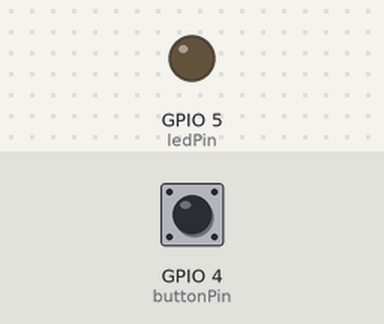
Recording of a sketch running on a simulated ESP32. Shown: output pins drawn as LEDs (lit = HIGH). The inputs (shaded band) are chosen by the test bench; at power-on: GPIO 4 (buttonPin) LOW. WiFi joins after 1.5 s; servers stay silent unless stated; what the sketch prints to the serial monitor is not drawn.

Above: at 2.7 s.
2.8 s: GPIO 4 (buttonPin) pulled HIGH for 0.15 s
At 3.5 s:
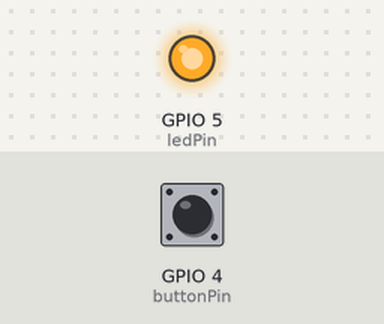
7.4 s: GPIO 4 (buttonPin) pulled HIGH for 1 s
At 8.2 s:
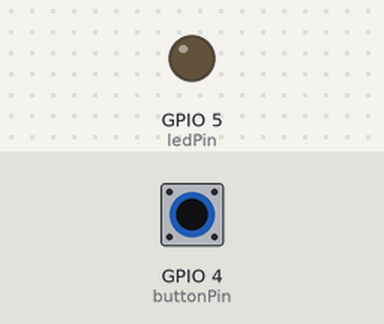
9.9 s: GPIO 4 (buttonPin) pulled HIGH for 3.2 s
At 11.3 s:
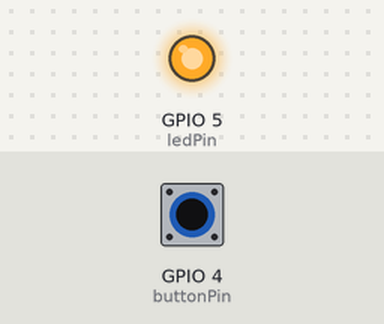
Timing chart, 0 to 12.9 s (numbered marks = the images above; inputs shaded):
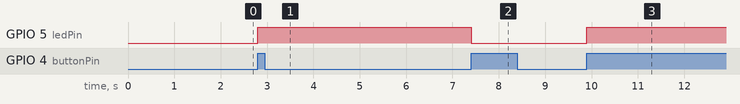

Measured:
- after the input at 2.8 s, GPIO 5 (ledPin): LOW → HIGH at once
- after the input at 7.4 s, GPIO 5 (ledPin): HIGH → LOW at once
- after the input at 9.9 s, GPIO 5 (ledPin): LOW → HIGH at once

The sketch:

02_led-button-web.ino
```cpp
#include <WiFi.h>

//
// Web server project globals

// Replace with your network credentials
const char* ssid = "network-name";
const char* password = "password";

WiFiServer server(80);

// Variable to store the HTTP request
String header;

// Current time
unsigned long currentTime = millis();
// Previous time
unsigned long previousTime = 0;
// Define timeout time in milliseconds (example: 2000ms = 2s)
const long timeoutTime = 2000;

//
// Button / light project globals

// set pin numbers
const int buttonPin = 4;  // the number of the pushbutton pin
const int ledPin =  5;    // the number of the LED pin

// variable for storing the pushbutton status
int buttonState = 0;

bool light_on = false;
bool handled = false;

void setup() {
  Serial.begin(115200);
  // initialize the pushbutton pin as an input
  pinMode(buttonPin, INPUT);
  // initialize the LED pin as an output
  pinMode(ledPin, OUTPUT);

  // wait for the Serial Monitor to be open
  while (!Serial) {
    delay(100);
  }

  // Connect to Wi-Fi network with SSID and password
  Serial.print("Connecting to ");
  Serial.println(ssid);
  WiFi.begin(ssid, password);
  while (WiFi.status() != WL_CONNECTED) {
    delay(500);
    Serial.print(".");
  }
  // Print local IP address and start web server
  Serial.println("");
  Serial.println("WiFi connected.");
  Serial.println("Web Server IP address: ");
  Serial.println(WiFi.localIP());
  server.begin();
}

// Handles the on-board button press.
void handleButtonPress() {
  // read the state of the pushbutton value
  buttonState = digitalRead(buttonPin);
  // check if the pushbutton is pressed.
  if (buttonState == HIGH) {
    if (!handled) {
      Serial.println("Handling button pressed.");
      light_on = !light_on;
      handled = true;
      digitalWrite(ledPin, light_on ? HIGH : LOW);
    }
    // turn LED on
  } else {
    if (handled) {
      Serial.println("Reset button handled state.");
      handled = false;
    }
  }
}

void displayPinState(WiFiClient client, int gpio_pin, bool state) {
  // Display current state, and ON/OFF buttons for GPIO <gpio_pin>
  client.println(String("<p>GPIO ") + String(gpio_pin) + String(" - Current State ") + String(state ? "ON" : "OFF") + String("</p>"));
  // If the output state is off, it displays the ON button
  if (state) {
    client.println(String("<p><a href=\"/") + String(gpio_pin) + String("/off\"><button class=\"button button2\">OFF</button></a></p>"));
  } else {
    client.println(String("<p><a href=\"/") + String(gpio_pin) + String("/on\"><button class=\"button\">ON</button></a></p>"));
  }
}

void handleStateChange(WiFiClient client, int gpio_pin) {
  if (header.indexOf(String("GET /") + String(gpio_pin) + String("/on")) >= 0) {
    Serial.println(String("GPIO ") + String(gpio_pin) + String(" on"));
    light_on = true;
    digitalWrite(gpio_pin, HIGH);
  } else if (header.indexOf(String("GET /") + String(gpio_pin) + String("/off")) >= 0) {
    Serial.println(String("GPIO ") + String(gpio_pin) + String(" off"));
    light_on = false;
    digitalWrite(gpio_pin, LOW);
  }
}

void loop() {
  WiFiClient client = server.available();   // Listen for incoming clients

  handleButtonPress();

  if (client) {                             // If a new client connects,
    currentTime = millis();
    previousTime = currentTime;
    Serial.println("New Client.");          // print a message out in the serial port
    Serial.println("Web Server IP address: ");
    Serial.println(WiFi.localIP());

    String currentLine = "";                // make a String to hold incoming data from the client
    while (client.connected() && currentTime - previousTime <= timeoutTime) {  // loop while the client's connected
      // Also handle the button press in this loop to not miss events.
      handleButtonPress();

      currentTime = millis();
      if (client.available()) {             // if there's bytes to read from the client,
        char c = client.read();             // read a byte, then
        Serial.write(c);                    // print it out the serial monitor
        header += c;
        if (c == '\n') {                    // if the byte is a newline character
          // if the current line is blank, you got two newline characters in a row.
          // that's the end of the client HTTP request, so send a response:
          if (currentLine.length() == 0) {
            // HTTP headers always start with a response code (e.g. HTTP/1.1 200 OK)
            // and a content-type so the client knows what's coming, then a blank line:
            client.println("HTTP/1.1 200 OK");
            client.println("Content-type:text/html");
            client.println("Connection: close");
            client.println();

            // turns the GPIOs on and off
            // Display the HTML web page
            client.println("<!DOCTYPE html><html>");
            client.println("<head><meta name=\"viewport\" content=\"width=device-width, initial-scale=1\">");
            client.println("<link rel=\"icon\" href=\"data:,\">");
            // CSS to style the on/off buttons
            // Feel free to change the background-color and font-size attributes to fit your preferences
            client.println("<style>html { font-family: Helvetica; display: inline-block; margin: 0px auto; text-align: center;}");
            client.println(".button { background-color: #4CAF50; border: none; color: white; padding: 16px 40px;");
            client.println("text-decoration: none; font-size: 30px; margin: 2px; cursor: pointer;}");
            client.println(".button2 {background-color: #555555;}</style></head>");

            //
            // Web Page Heading
            client.println("<body><h1>ESP32 Web Server</h1>");
            //
            // Web Page Body Contents

            // Button Controls
            displayPinState(client, ledPin, light_on);

            //
            // Close Web Page Body / Heading
            client.println("</body></html>");
            // The HTTP response ends with another blank line
            client.println();
            // Break out of the while loop
            break;
          } else { // if you got a newline, then clear currentLine
            currentLine = "";
          }
        } else if (c != '\r') {  // if you got anything else but a carriage return character,
          currentLine += c;      // add it to the end of the currentLine
        }
      }
    }
    // Clear the header variable
    header = "";
    // Close the connection
    client.stop();
    Serial.println("Client disconnected.");
    Serial.println("");
  }
}
```
